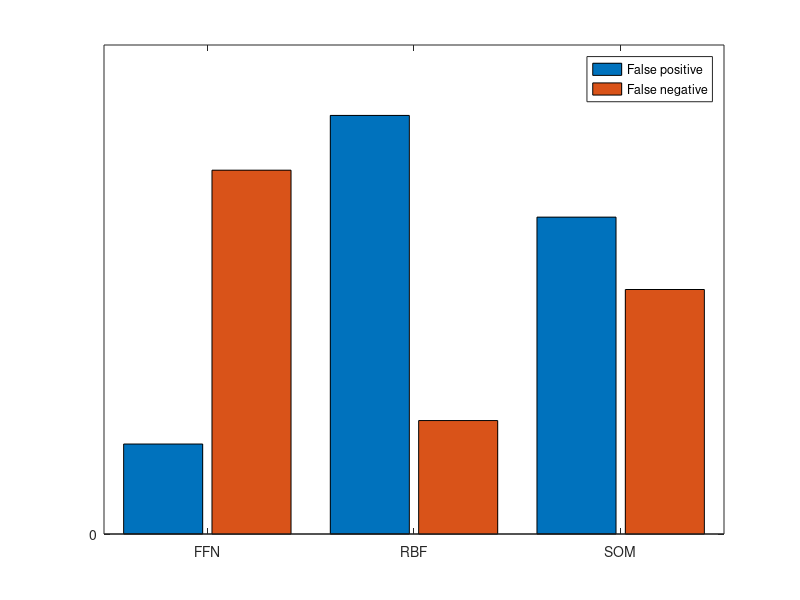

This figure's MATLAB source:
clear all;
close all;

% xtl = {'FFN' 'RBF' 'SOM'};
% data = rand(6,3)+3;
% data = [97.61 99.17 99.31; 96.98 95.37 96.12; 95.2 96.54 96.96];

xtl = {'FFN' 'RBF' 'SOM'};
data = [0.46 1.86; 2.14 0.58; 1.62 1.25];

% Immagine per accuratezza, precision e recall
% figure(1)
% hb = bar(data-92)
% set(gca, 'XtickLabel', xtl)
% set(gca, 'YTick', [0:10:100], 'YTickLabel',[0:10:1]+92)
% legend('False positive','False negative','Location','northeast');

% immagine per false negative e false positive
figure(1)
hb = bar(data,0.9);
set(gca, 'XtickLabel', xtl)
set(gca, 'YTick', [0:10:2.2], 'YTickLabel',[0:10:1]+0)
legend('False positive','False negative','Location','northeast');